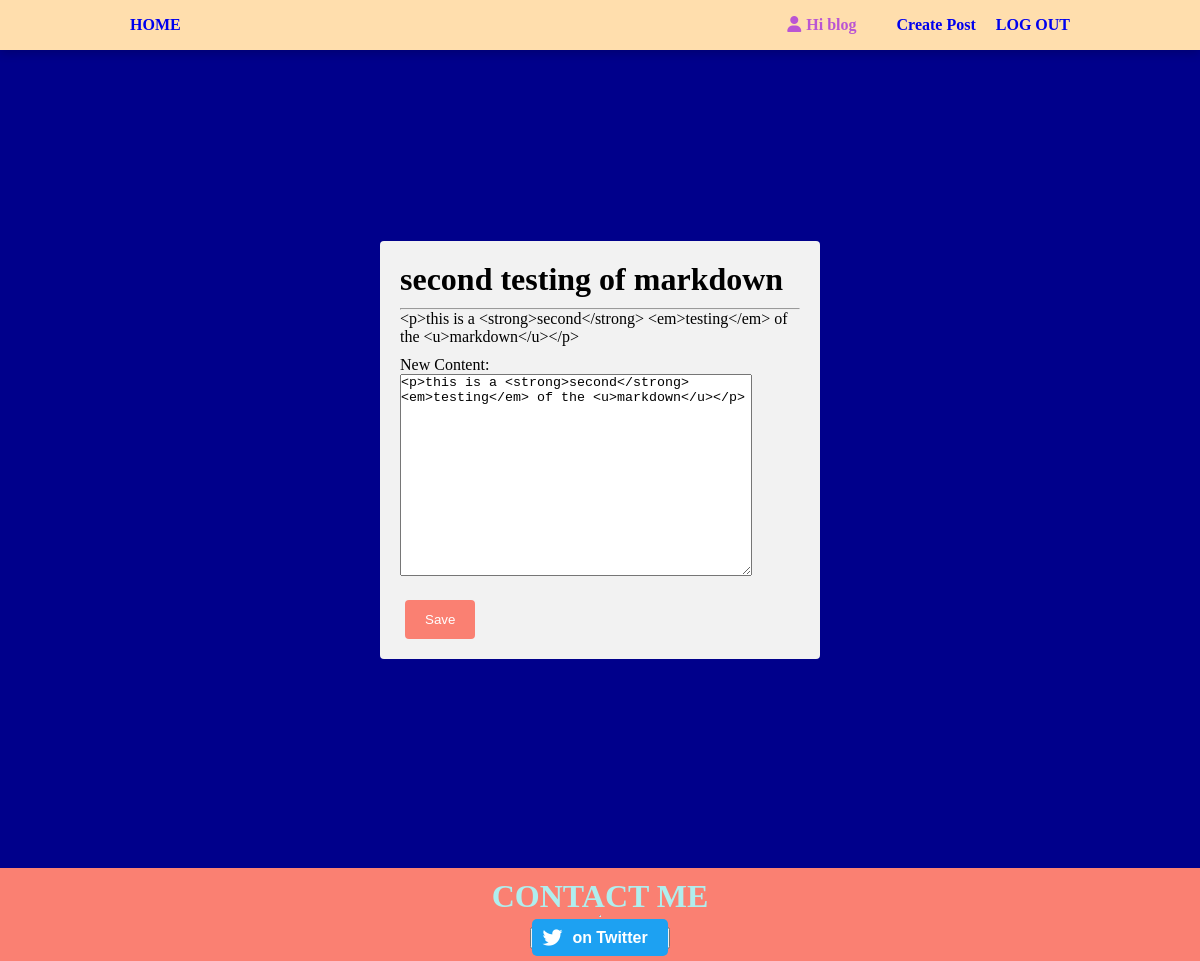
Screenshot of /article/edit/second-testing-of-markdown/ (signed in) with the database file from the repository.
### article/models.py (models this page shows, shortened)
class Post(models.Model):
    user = models.ForeignKey(User, on_delete=models.CASCADE)
    image = models.ImageField()
    title = models.CharField(max_length=255)
    slug = models.SlugField(unique=True, blank=True)
    category = models.ForeignKey(Category, on_delete=models.CASCADE, related_name='posts', default='uncategorized')
    date = models.DateTimeField(auto_now_add=True)
    likes = models.ManyToManyField(User, blank=True, related_name="post_likes")
    is_edited = models.BooleanField(default=False)
    post = RichTextField(blank=True, null=True)

### article/views.py (the view)
# urls.py: path('article/edit/<str:slug>/', views.edit_post, name='edit_post'),
def edit_post(request, slug):
    post = get_object_or_404(Post, slug=slug)
    if post.user != request.user:
        return HttpResponse("You are not allowed to edit this article.")
    return render(request, 'article/edit_post.html', {'post': post})

### article/templates/article/edit_post.html (shortened to what this page needs)
{% extends 'article/base.html' %}
{% load static %}
{% block css %}
        {{ block.super }}
    <link rel="stylesheet" href="{% static 'edit_post.css' %}">
{% endblock %}
{% block body %}
<div class="container">
  <div class="form-container">
    <form method="POST" action="{% url 'article:save_post' slug=post.slug %}">
      <div class="article-details">
        <h1>{{ post.title }}</h1>
        <hr>
        <p>{{ post.post }}</p>
      </div>
      <div class="edit-form">
        <div class="form-group">
          <label for="new_content">New Content:</label>
          <div class="textarea-container">
            <textarea id="new_content" name="new_content" class="form-control">{{ post.post }}</textarea>
          </div>
        </div>
        <div class="form-group">
          <button type="submit" class="btn btn-primary">Save</button>
        </div>
      </div>
    </form>
  </div>
</div>
{% endblock %}

### article/templates/article/base.html (shortened to what this page needs)
{% load static %}
<!DOCTYPE html>
<html lang="en">
<head>
    <link rel="stylesheet" href="https://cdnjs.cloudflare.com/ajax/libs/font-awesome/6.3.0/css/all.min.css"
 />
    {% block css %}
    <link rel="stylesheet" type="text/css" href="{% static 'styles.css' %}">
    {% endblock %}
</head>
<body>
    <nav id="navbar">
        <div id="navbar-container">
                <div id="home"><a href="{% url 'article:index' %}">HOME</a></div>
            <ul id="navbar-right">
                <li id="navbar-user">
                    {% if user.is_authenticated %}
                    <i class="fa-solid fa-user"></i><span>Hi {{user}}</span>
                </li>
                {% if user.is_superuser %}
                       <li>
                           <a href="{% url 'article:create_post' %}" class="create-post-button">Create Post</a>
                       </li>
                    {% endif %}
                <li class="logout"><a href ="{% url 'account:logout' %}">LOG OUT</a></li>
                {% else %}
                <i class="fa-solid fa-user"></i><span>Hi stranger</span>
                </li>
                <li class="logout"><a href ="{% url 'account:login' %}">LOG IN</a></li>
                {% endif %}
            </ul>
        </div>
    </nav>
    {% block body %}
    {% endblock %}
    <footer>
        <div id="contact-me">
        <h1>CONTACT ME</h1>
        <hr>
        <button id="twitter-button"><a href="https://twitter.com/chistev12" class="twitter-button" target="_blank"><i class="fab fa-twitter"></i>on Twitter</a>
        </button>
      </div>
    </footer>
</body>
</html>

### assets/styles.css (style rules this page uses)
* { margin: 0; padding: 0; }
body { background-color: darkblue; }
#navbar { background-color: navajowhite; height: 50px; box-shadow: 0 3px 10px rgba(0,0,0,0.2); }
#navbar-container { height: inherit; max-width: 80%; margin: 0 auto; display: flex; align-items: center; justify-content: space-between; color: mediumorchid ; }
#home { cursor: pointer; font-weight: bold; }
#navbar-right { display: flex; }
li { list-style: none; }
#navbar a { text-decoration: none; padding: 10px; font-weight: bold; }
#navbar-user { margin-right: 30px; font-weight: bold; }
.fa-user { margin-right: 5px; }
button[type=submit] { background-color:salmon; color: white; padding: 12px 20px; border: none; border-radius: 4px; cursor: pointer; margin-left: 5px; }
#contact-me { background-color: salmon; padding: 10px; margin-top: 18px; width: 1; display: flex; flex-direction: column; align-items: center; justify-content: center; }
#contact-me h1 { color: paleturquoise; }
#twitter-button { margin-top: 10px; }
.twitter-button { background-color: #1DA1F2; color: white; border: none; padding: 10px 20px 10px 40px; border-radius: 5px; text-decoration: none; font-size: 16px; font-weight: bold; position: relative; }
.twitter-button i { position: absolute; left: 10px; top: 50%; transform: translateY(-50%); font-size: 20px; }

### assets/edit_post.css (style rules this page uses)
.container { display: flex; justify-content: center; align-items: center; height: 100vh; }
.form-container { max-width: 400px; padding: 20px; background-color: #f2f2f2; border-radius: 4px; }
.article-details h1, .article-details p, .form-group { margin-bottom: 10px; }
.textarea-container { margin-bottom: 20px; }
.form-group:last-child { margin-bottom: 0; }
.article-details p { word-wrap: break-word; overflow-wrap: break-word; max-width: 100%; }
.textarea-container textarea { height: 200px; width: 350px; }

### rows the page displays
Post: title "second testing of markdown", post "<p>this is a <strong>second</strong> <em>testing</em> of the <u>markdown</u></p>", new_content "<p>this is a <strong>second</strong> <em>testing</em> of the <u>markdown</u></p>"

### other values shown
{{ user }} "blog"
